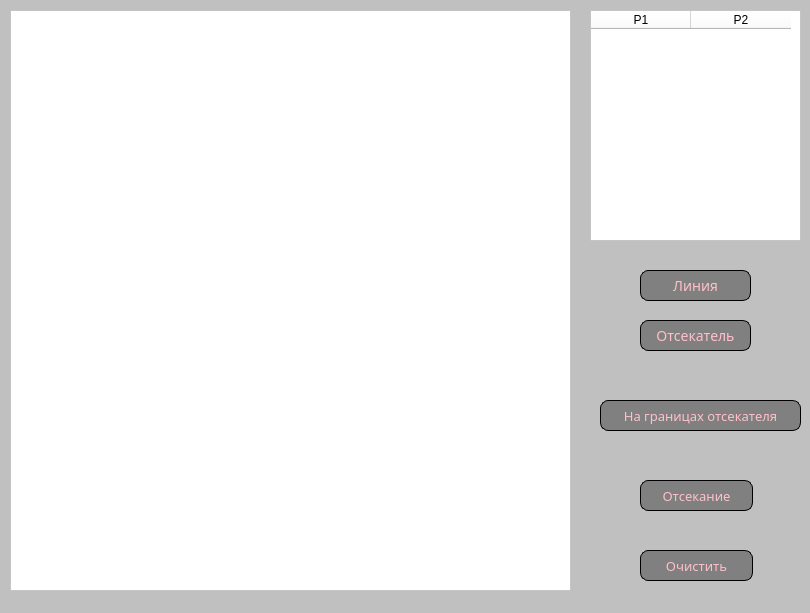
<?xml version="1.0" encoding="UTF-8"?>
<ui version="4.0">
 <class>MainWindow</class>
 <widget class="QMainWindow" name="MainWindow">
  <property name="geometry">
   <rect>
    <x>0</x>
    <y>0</y>
    <width>810</width>
    <height>613</height>
   </rect>
  </property>
  <property name="windowTitle">
   <string>Лабораторная работа №7 (регулярный отсекатель - средняя точка)</string>
  </property>
  <property name="styleSheet">
   <string notr="true">background: silver;</string>
  </property>
  <widget class="QWidget" name="centralwidget">
   <widget class="QGraphicsView" name="view">
    <property name="geometry">
     <rect>
      <x>10</x>
      <y>10</y>
      <width>561</width>
      <height>581</height>
     </rect>
    </property>
    <property name="styleSheet">
     <string notr="true">background: white</string>
    </property>
   </widget>
   <widget class="QTableWidget" name="table">
    <property name="geometry">
     <rect>
      <x>590</x>
      <y>10</y>
      <width>211</width>
      <height>231</height>
     </rect>
    </property>
    <property name="styleSheet">
     <string notr="true">background: white</string>
    </property>
    <column>
     <property name="text">
      <string>P1</string>
     </property>
    </column>
    <column>
     <property name="text">
      <string>P2</string>
     </property>
    </column>
   </widget>
   <widget class="QPushButton" name="paint">
    <property name="geometry">
     <rect>
      <x>640</x>
      <y>480</y>
      <width>113</width>
      <height>31</height>
     </rect>
    </property>
    <property name="styleSheet">
     <string notr="true">#paint {
background: grey; 
color: pink;
 font-family: Menlo;
 border: 1px solid black; 
border-radius: 8px;
font-size: 13px;
}
#paint:hover {
	color: green;
	font-size: 14px;
	background: white;
}
#paint:pressed {
	font-size: 15px;
	color: darkgreen;
	background: darkgrey;
}</string>
    </property>
    <property name="text">
     <string>Отсекание</string>
    </property>
   </widget>
   <widget class="QPushButton" name="erase">
    <property name="geometry">
     <rect>
      <x>640</x>
      <y>550</y>
      <width>113</width>
      <height>31</height>
     </rect>
    </property>
    <property name="styleSheet">
     <string notr="true">#erase {
background: grey; 
color: pink;
 font-family: Menlo;
 border: 1px solid black; 
border-radius: 8px;
font-size: 13px;
}
#erase:hover {
	color: green;
	font-size: 14px;
	background: white;
}
#erase:pressed {
	font-size: 15px;
	color: darkgreen;
	background: darkgrey;
}</string>
    </property>
    <property name="text">
     <string>Очистить</string>
    </property>
   </widget>
   <widget class="QPushButton" name="bars">
    <property name="geometry">
     <rect>
      <x>640</x>
      <y>270</y>
      <width>111</width>
      <height>31</height>
     </rect>
    </property>
    <property name="styleSheet">
     <string notr="true">#bars {
background: grey; 
color: pink;
 font-family: Menlo;
 border: 1px solid black; 
border-radius: 8px;
font-size: 14px;
}
#bars:hover {
	color: green;
	font-size: 15px;
	background: white;
}
#bars:pressed {
	font-size: 15px;
	color: darkgreen;
	background: darkgrey;
}</string>
    </property>
    <property name="text">
     <string>Линия</string>
    </property>
   </widget>
   <widget class="QPushButton" name="rect">
    <property name="geometry">
     <rect>
      <x>640</x>
      <y>320</y>
      <width>111</width>
      <height>31</height>
     </rect>
    </property>
    <property name="styleSheet">
     <string notr="true">#rect {
background: grey; 
color: pink;
 font-family: Menlo;
 border: 1px solid black; 
border-radius: 8px;
font-size: 14px;
}
#rect:hover {
	color: green;
	font-size: 15px;
	background: white;
}
#rect:pressed {
	font-size: 15px;
	color: darkgreen;
	background: darkgrey;
}</string>
    </property>
    <property name="text">
     <string>Отсекатель</string>
    </property>
   </widget>
   <widget class="QPushButton" name="ect">
    <property name="geometry">
     <rect>
      <x>600</x>
      <y>400</y>
      <width>201</width>
      <height>31</height>
     </rect>
    </property>
    <property name="styleSheet">
     <string notr="true">#ect {
background: grey; 
color: pink;
 font-family: Menlo;
 border: 1px solid black; 
border-radius: 8px;
font-size: 13px;
}
#ect:hover {
	color: green;
	font-size: 14px;
	background: white;
}
#ect:pressed {
	font-size: 15px;
	color: darkgreen;
	background: darkgrey;
}</string>
    </property>
    <property name="text">
     <string>На границах отсекателя</string>
    </property>
   </widget>
  </widget>
 </widget>
 <resources/>
 <connections/>
</ui>
